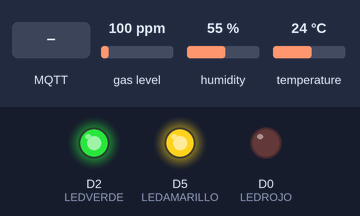
Simulated run of this sketch. Board: ESP8266 (NodeMCU). Parts: output pins drawn as LEDs (lit = HIGH). Inputs (shaded band) come from the test bench; at power-on: gas level 100 ppm, humidity 55 %, temperature 24 °C. WiFi joins after 1.5 s; servers stay silent unless stated; no MQTT or app messages arrive unless stated; what the sketch prints to the serial monitor is not drawn.

Above: at 2.8 s.
2.9 s: MQTT message "1" arrives on the first subscribed topic
At 3.2 s:
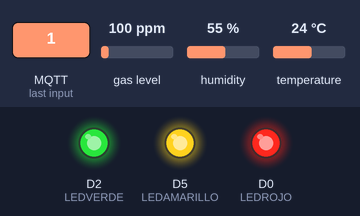
14.6 s: MQTT message "0" arrives on the first subscribed topic
At 15.8 s:
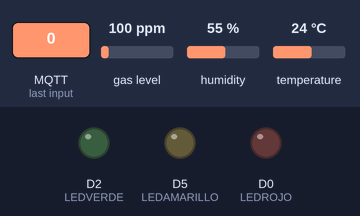
26.1 s: MQTT message "1" arrives on the third subscribed topic
At 26.9 s:
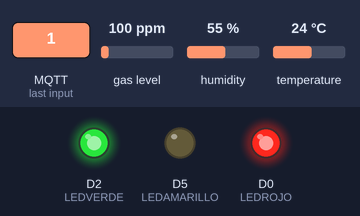
37.6 s: gas level set to 85 ppm
42.6 s: gas level set to 75 ppm
Timing chart, 0 to 62.8 s (numbered marks = the images above; inputs shaded):
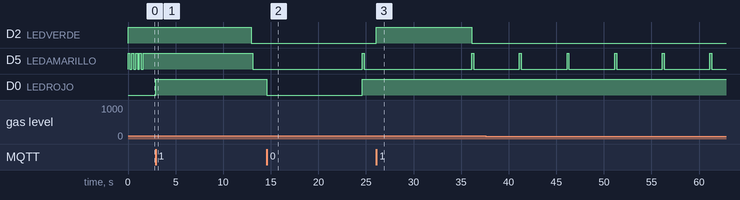

The sketch:

ArduinoMCU.ino
```cpp
#include <NTPClient.h>

/*
 Basic ESP8266 MQTT example

 Principales diferencias con el ejemplo de la librería PubSubClient:
   Uso del tipo String para manejar texto
   Utiliza el ID del chip en setup() para:
     - construir un identificador único para conectar con MQTT (ESP_???????)
     - construir topics únicos para esta placa (infind/ESP_???????/+)
   Conecta a MQTT usando usuario/contraseña (conecta_mqtt())
   Configura el servidor MQTT para admitir mensajes hasta 512 bytes (setup())
   En callback():
     - copia el mensaje (buffer de bytes) a un String
     - comprueba el valor del topic
   Al enviar un mensaje enciende momentaneamente el LED correspondiente al GPIO16
*/
#include <string>
#include <ESP8266WiFi.h>
#include <PubSubClient.h>
#include "DHTesp.h"          // Incluimos la libreria ESP32
#include <MQUnifiedsensor.h> // Incluimos la libreria de MQ135

// Definiciones
#define pin A0                 // Analog input 0 of your arduino
#define RatioMQ135CleanAir 3.6 // RS / R0 = 3.6 ppm
#define placa "Arduino UNO"
#define Voltage_Resolution 5
#define type "MQ-135"         // MQ135
#define ADC_Bit_Resolution 10 // For arduino UNO/MEGA/NANO
#define LEDROJO D0            // RED LED for anomalies on gas
#define LEDVERDE D2           // GREEN LED for anomalies on temperature
#define LEDAMARILLO D5        // YELLOW LED for anomalies on humidity

float temp_max_limite = 29;
float temp_min_limite = 10;
float hum_max_limite = 70;
float hum_min_limite = 30;
float co_limite;
float alcohol_limite = 80;
float co2_limite;
float tolueno_limite;
float nh4_limite;
float acetona_limite;

// Declare Sensor
MQUnifiedsensor MQ135(placa, Voltage_Resolution, ADC_Bit_Resolution, pin, type);

DHTesp dht;

WiFiClient wClient;
PubSubClient mqtt_client(wClient);

// Update these with values suitable for your network.
const String ssid = "set your WiFi SSID";
const String password = "set your password";
const String mqtt_server = "35.240.58.211";
const String mqtt_user = "infind";
const String mqtt_pass = "zancudo";

// cadenas para topics e ID
String ID_PLACA;
String topic_PUB;
String topic_SUB_REDLED;
String topic_SUB_YELLOWLED;
String topic_SUB_GREENLED;

String topic_PUB_TEMP_ALARM;
String topic_PUB_HUM_ALARM;
String topic_PUB_ALCOHOL_ALARM;
String NOMBRE = "JUANZAMORANO";
bool all_ok;

// GPIOs
// int LED1 = 2;
// int LED2 = 16;

//-----------------------------------------------------
void conecta_wifi()
{
  Serial.println("Connecting to " + ssid);

  WiFi.mode(WIFI_STA);
  WiFi.begin(ssid, password);

  while (WiFi.status() != WL_CONNECTED)
  {
    digitalWrite(LEDAMARILLO, !digitalRead(LEDAMARILLO));
    delay(200);
    Serial.print(".");
  }
  digitalWrite(LEDAMARILLO, HIGH);
  Serial.println();
  Serial.println("WiFi connected, IP address: " + WiFi.localIP().toString());
}

//-----------------------------------------------------
void conecta_mqtt()
{
  // Loop until we're reconnected
  while (!mqtt_client.connected())
  {
    Serial.print("Attempting MQTT connection...");
    // Attempt to connect
    if (mqtt_client.connect(ID_PLACA.c_str(), mqtt_user.c_str(), mqtt_pass.c_str()))
    {
      Serial.println(" conectado a broker: " + mqtt_server);
      mqtt_client.subscribe(topic_SUB_REDLED.c_str());
      mqtt_client.subscribe(topic_SUB_YELLOWLED.c_str());
      mqtt_client.subscribe(topic_SUB_GREENLED.c_str());
    }
    else
    {
      Serial.println("ERROR:" + String(mqtt_client.state()) + " reintento en 5s");
      // Wait 5 seconds before retrying
      delay(5000);
    }
  }
}

//-----------------------------------------------------
void procesa_mensaje(char *topic, byte *payload, unsigned int length)
{
  String message = String(std::string((char *)payload, length).c_str());
  Serial.println("Message received [" + String(topic) + "] " + message);
  // check the topic
  if (String(topic) == topic_SUB_REDLED)
  {
    if (message[0] == '0')
    {
      Serial.println("Turning off RED LED....");
      digitalWrite(LEDROJO, LOW); // Turn the LED on (Note that LOW is the voltage level
      delay(10000);
    }
    else
    {
      digitalWrite(LEDROJO, HIGH); // Turn the LED off by making the voltage HIGH
      delay(10000);
    }
  }
  else if (String(topic) == topic_SUB_YELLOWLED)
  {
    if (message[0] == '0')
    {
      Serial.println("Turning off YELLOW LED....");
      digitalWrite(LEDAMARILLO, LOW); // Turn the LED on (Note that LOW is the voltage level
      delay(10000);
    }
    else
    {
      digitalWrite(LEDAMARILLO, HIGH); // Turn the LED off by making the voltage HIGH
      delay(10000);
    }
  }
  else
  {
    if (message[0] == '0')
    {
      Serial.println("Turning off GREEN LED....");
      digitalWrite(LEDVERDE, LOW); // Turn the LED on (Note that LOW is the voltage level
      delay(10000);
    }
    else
    {
      digitalWrite(LEDVERDE, HIGH); // Turn the LED off by making the voltage HIGH
      delay(10000);
    }
  }
}

//-----------------------------------------------------
//     SETUP
//-----------------------------------------------------
void setup()
{
  Serial.begin(115200);
  Serial.println();
  Serial.println("Empieza setup...");
  // Set math model to calculate the PPM concentration and the value of constants
  MQ135.setRegressionMethod(1); //_PPM =  a*ratio^b

  /*****************************  MQ Init ********************************************/
  // Remarks: Configure the pin of arduino as input.
  /************************************************************************************/
  MQ135.init();
  /*****************************  MQ CAlibration ********************************************/
  // Explanation:
  // In this routine the sensor will measure the resistance of the sensor supposing before was pre-heated
  // and now is on clean air (Calibration conditions), and it will setup R0 value.
  // We recomend execute this routine only on setup or on the laboratory and save on the eeprom of your arduino
  // This routine not need to execute to every restart, you can load your R0 if you know the value
  // Acknowledgements: https://jayconsystems.com/blog/understanding-a-gas-sensor
  Serial.print("Calibrating please wait.");
  float calcR0 = 0;
  for (int i = 1; i <= 10; i++)
  {
    MQ135.update(); // Update data, the arduino will be read the voltage on the analog pin
    calcR0 += MQ135.calibrate(RatioMQ135CleanAir);
    Serial.print(".");
  }
  MQ135.setR0(calcR0 / 10);
  Serial.println("  done!.");

  if (isinf(calcR0))
  {
    Serial.println("Warning: Conection issue founded, R0 is infite (Open circuit detected) please check your wiring and supply");
    while (1)
      ;
  }
  if (calcR0 == 0)
  {
    Serial.println("Warning: Conection issue founded, R0 is zero (Analog pin with short circuit to ground) please check your wiring and supply");
    while (1)
      ;
  }
  /*****************************  MQ CAlibration ********************************************/

  pinMode(LEDROJO, OUTPUT); // inicializa GPIO como salida
  pinMode(LEDVERDE, OUTPUT);
  pinMode(LEDAMARILLO, OUTPUT);
  digitalWrite(LEDROJO, LOW);
  digitalWrite(LEDVERDE, HIGH); // apaga el led
  digitalWrite(LEDAMARILLO, LOW);
  dht.setup(5, DHTesp::DHT11); // Conectamos con el sensor DHT al GPIO 5
  // crea topics usando id de la placa
  // ID_PLACA="ESP_" + String( ESP.getChipId() );
  ID_PLACA = String(ESP.getChipId());
  topic_PUB = ID_PLACA + "/data/pub";
  topic_SUB_REDLED = ID_PLACA + "/data/sub/redled/cmd";
  topic_SUB_YELLOWLED = ID_PLACA + "/data/sub/yellowled/cmd";
  topic_SUB_GREENLED = ID_PLACA + "/data/sub/greenled/cmd";

  topic_PUB_TEMP_ALARM = ID_PLACA + "/data/pub/temp/alarm";
  topic_PUB_HUM_ALARM = ID_PLACA + "/data/pub/hum/alarm";
  topic_PUB_ALCOHOL_ALARM = ID_PLACA + "/data/pub/alcohol/alarm";

  conecta_wifi();
  mqtt_client.setServer(mqtt_server.c_str(), 1883);
  mqtt_client.setBufferSize(512); // para poder enviar mensajes de hasta X bytes
  mqtt_client.setCallback(procesa_mensaje);
  conecta_mqtt();
  Serial.println("Identificador placa: " + ID_PLACA);
  Serial.println("Topic publicacion  : " + topic_PUB);
  Serial.println("Topic subscripcion comando LED rojo : " + topic_SUB_REDLED);
  Serial.println("Topic subscripcion comando LED amarillo : " + topic_SUB_YELLOWLED);
  Serial.println("Topic subscripcion comando LED verde : " + topic_SUB_GREENLED);

  Serial.println("Termina setup en " + String(millis()) + " ms");
}

//-----------------------------------------------------

unsigned long ultimo_mensaje = 0;
//-----------------------------------------------------
//     LOOP
//-----------------------------------------------------
void loop()
{

  if (!mqtt_client.connected())
    conecta_mqtt();

  mqtt_client.loop(); // esta llamada para que la librería recupere el control

  unsigned long ahora = millis();

  if (ahora - ultimo_mensaje >= 5000)
  {
    float humedad = dht.getHumidity();
    float temperatura = dht.getTemperature();
    MQ135.update(); // Update data, the arduino will be read the voltage on the analog pin
    // monoxido de carbono
    MQ135.setA(605.18);
    MQ135.setB(-3.937);            // Configurate the ecuation values to get CO concentration
    float CO = MQ135.readSensor(); // Sensor will read PPM concentration using the model and a and b values setted before or in the setup
    MQ135.setA(77.255);
    MQ135.setB(-3.18);                  // Configurate the ecuation values to get Alcohol concentration
    float Alcohol = MQ135.readSensor(); // Sensor will read PPM concentration using the model and a and b values setted before or in the setup

    // dioxido de carbono
    MQ135.setA(110.47);
    MQ135.setB(-2.862);             // Configurate the ecuation values to get CO2 concentration
    float CO2 = MQ135.readSensor(); // Sensor will read PPM concentration using the model and a and b values setted before or in the setup

    MQ135.setA(44.947);
    MQ135.setB(-3.445);                 // Configurate the ecuation values to get Tolueno concentration
    float Tolueno = MQ135.readSensor(); // Sensor will read PPM concentration using the model and a and b values setted before or in the setup

    MQ135.setA(102.2);
    MQ135.setB(-2.473);             // Configurate the ecuation values to get NH4 concentration
    float NH4 = MQ135.readSensor(); // Sensor will read PPM concentration using the model and a and b values setted before or in the setup

    MQ135.setA(34.668);
    MQ135.setB(-3.369);                 // Configurate the ecuation values to get Acetona concentration
    float Acetona = MQ135.readSensor(); // Sensor will read PPM concentration using the model and a and b values setted before or in the setup

    ultimo_mensaje = ahora;
    String mensaje = "{\"temperature\": " + String(temperatura) + ", \"humidity\": " + String(humedad) + ", \"co\": " + String(CO) + ", \"Alcohol\": " + String(Alcohol) + ", \"CO2\": " + String(CO2) + ", \"Tolueno\": " + String(Tolueno) + ", \"NH4\": " + String(NH4) + ", \"Acetona\": " + String(Acetona) + ", \"ID_PLACA\": " + String(ID_PLACA) + "}";
    Serial.println();
    Serial.println("Topic   : " + topic_PUB);
    Serial.println("Payload : " + mensaje);

    // Send data to the MQTT broker
    mqtt_client.publish(topic_PUB.c_str(), mensaje.c_str());

    if (temperatura > temp_max_limite)
    {
      digitalWrite(LEDVERDE, LOW);
      digitalWrite(LEDROJO, HIGH);
      all_ok = false;
      String temp_alarm = "1";
      mqtt_client.publish(topic_PUB_TEMP_ALARM.c_str(), temp_alarm.c_str());

      Serial.println("La temperatura esta por encima del limite");
    }
    else
    {
      if (temperatura < temp_min_limite)
      {
        digitalWrite(LEDVERDE, LOW);
        digitalWrite(LEDROJO, HIGH);
        all_ok = false;
        String temp_alarm = "1";
        mqtt_client.publish(topic_PUB_TEMP_ALARM.c_str(), temp_alarm.c_str());
        Serial.println("La temperatura esta por debajo del limite");
      }
      else
      {
        all_ok = true;
        String temp_alarm = "0";
        mqtt_client.publish(topic_PUB_TEMP_ALARM.c_str(), temp_alarm.c_str());
        Serial.println("La temperatura esta bien");
      }
    }
    if (humedad > hum_max_limite)
    {
      digitalWrite(LEDVERDE, LOW);
      digitalWrite(LEDROJO, HIGH);
      all_ok = false;
      String hum_alarm = "1";
      mqtt_client.publish(topic_PUB_HUM_ALARM.c_str(), hum_alarm.c_str());
      Serial.println("humedad por encima del maximo");
    }
    else
    {
      if (humedad < hum_min_limite)
      {
        digitalWrite(LEDVERDE, LOW);
        digitalWrite(LEDROJO, HIGH);
        all_ok = false;
        String hum_alarm = "1";
        mqtt_client.publish(topic_PUB_HUM_ALARM.c_str(), hum_alarm.c_str());
        Serial.println("La humedad esta por debajo del limite");
      }
      else
      {
        all_ok = true;
        String hum_alarm = "0";
        mqtt_client.publish(topic_PUB_HUM_ALARM.c_str(), hum_alarm.c_str());
        Serial.println("La humedad esta bien");
      }
    }
    // cualquier valor de gas fuera de los limites enciende el led rojo
    if (Alcohol > alcohol_limite)
    {
      digitalWrite(LEDVERDE, LOW);
      digitalWrite(LEDROJO, HIGH);
      all_ok = false;
      String alcohol_alarm = "1";
      mqtt_client.publish(topic_PUB_ALCOHOL_ALARM.c_str(), alcohol_alarm.c_str());
      Serial.println("El alcohol esta por encima del limite");
    }
    else
    {
      all_ok = true;
      String alcohol_alarm = "0";
      mqtt_client.publish(topic_PUB_ALCOHOL_ALARM.c_str(), alcohol_alarm.c_str());
      Serial.println("El alcohol esta bien");
    }

    digitalWrite(LEDAMARILLO, HIGH); // enciende el led al enviar mensaje
    delay(200);
    digitalWrite(LEDAMARILLO, LOW);
  }
  // if (digitalRead(LED2)==LOW && ahora-ultimo_mensaje>=100)
  //   digitalWrite(LED2, LOW);
}
```

Measured:
- after the input at 2.9 s, D2 (LEDVERDE): HIGH → LOW after 10.0 s instead of 2.1 s; D0 (LEDROJO): LOW → HIGH after 0.00 s instead of 2.1 s
- after the input at 14.6 s, D0 (LEDROJO): HIGH → LOW at once, → HIGH 10.0 s later
- after the input at 26.1 s, D2 (LEDVERDE): LOW → HIGH at once, → LOW 10.0 s later
- by itself, D5 (LEDAMARILLO): alternates HIGH for 0.20 s and LOW for 4.8 s
